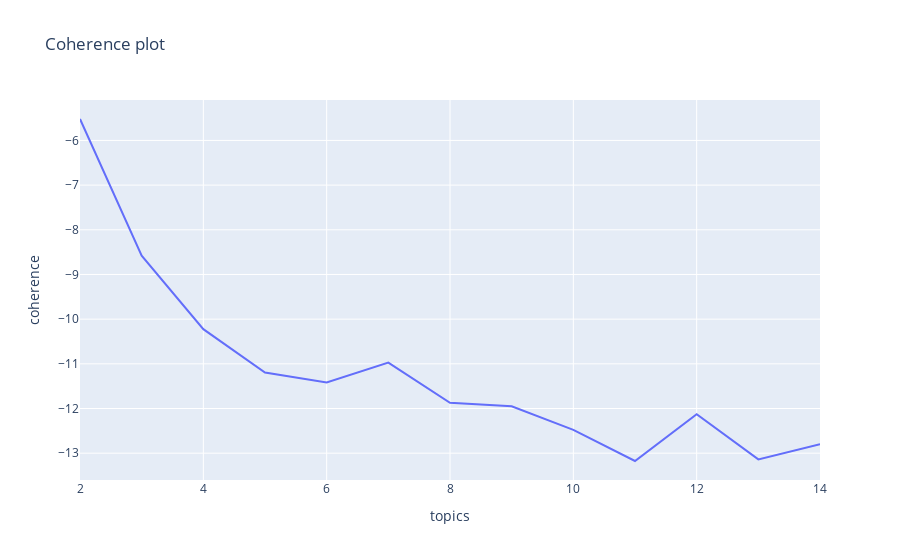

Here is the notebook cell this chart was saved with:
### Code cell
fig = px.line(post_ts_df, x='topics', y='coherence', title='Coherence plot')
fig.show()

### Figure 1 — Plotly figure (JSON) as saved in the notebook; plotly's stock layout.template omitted (floating-point values rounded to 4 significant figures)
{"data": [{"hovertemplate": "topics=%{x}<br>coherence=%{y}<extra></extra>", "legendgroup": "", "line": {"color": "#636efa", "dash": "solid"}, "marker": {"symbol": "circle"}, "mode": "lines", "name": "", "orientation": "v", "showlegend": false, "type": "scatter", "x": [2, 3, 4, 5, 6, 7, 8, 9, 10, 11, 12, 13, 14], "xaxis": "x", "y": [-5.52, -8.577, -10.22, -11.19, -11.42, -10.97, -11.87, -11.95, -12.48, -13.17, -12.13, -13.14, -12.8], "yaxis": "y"}], "layout": {"legend": {"tracegroupgap": 0}, "title": {"text": "Coherence plot"}, "xaxis": {"anchor": "y", "domain": [0, 1], "title": {"text": "topics"}}, "yaxis": {"anchor": "x", "domain": [0, 1], "title": {"text": "coherence"}}}}
